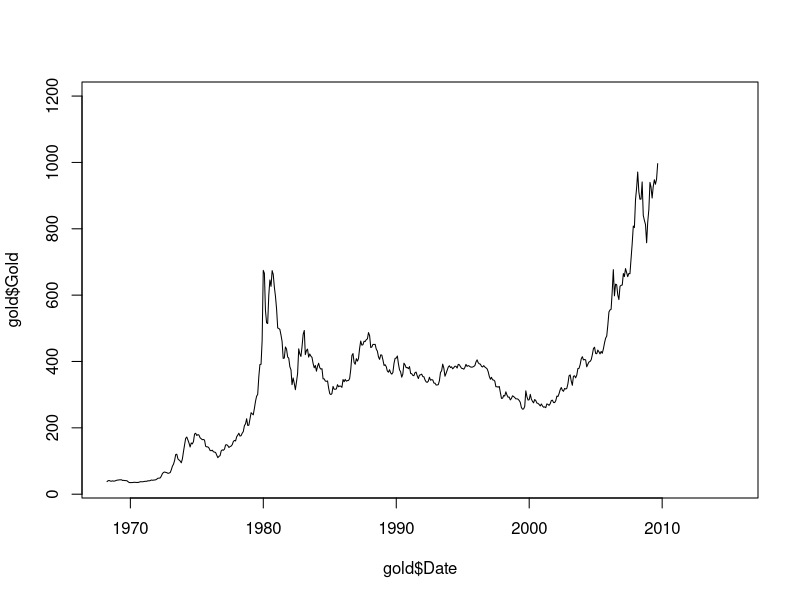

The R script that drew this image: (Note: this script raises an error after producing the figure.)
library("forecast")
library("MASS")
library("ggplot2")

#Set this to the appropriate directory
setwd("~/r/gold-analysis")

gold <- read.csv("data/doug_gold3.csv")
summary(gold)

#####CLEAN THE DATA #####

#Convert Excel dates to R dates
gold$Date <- as.Date(gold$Date,format="%m/%d/%Y")
summary(gold$Date)

#Convert columns into numeric values
indx <- sapply(gold, is.factor)
gold[indx] <- lapply(gold[indx], function(x) as.numeric(gsub(",", "", as.character(x))))
summary(gold)

#plot gold price over time
plot(gold$Date, gold$Gold, type="l")

?#create a time series
ts.gold <- ts(gold[2:2])
summary(ts.gold)
plot(ts.gold)


#Create a variable for gold next month and gold in 6 months
#These will be used as dependant variables

#Create a vector of values shifting gold forward one month
GoldNextMonth <- gold$Gold[2:nrow(gold)]

#Add a value for the last month, default to NA
GoldNextMonth[nrow(gold)] <- NA

#Now put new values into data frame
gold$GoldNextMonth <- GoldNextMonth

#Repeat for 6 months
GoldSixMonth <- gold$Gold[7:nrow(gold)]
GoldSixMonth[(nrow(gold)-6):nrow(gold)] <- NA
gold$GoldSixMonth <- GoldSixMonth

USD.change <- gold$US.Dollar.Index[-1]
USD.change <- log(USD.change/gold$US.Dollar.Index[1:(nrow(gold)-1)])
USD.change[nrow(gold)] <- NA
gold$USD.change <- USD.change

#Look at perecent change month-to-month as a log
log.mom.gold <- log(gold$GoldNextMonth/gold$Gold)


plot(log.mom.gold, type="l")
plot(log.mom.gold, USD.change)

##### DIVIDE DATA INTO TRAINING / TEST ######

#Training set will be all data before 2007 to see if we can predict latest crash
gold.train <- subset(gold, as.Date(Date) <= '2007-01-01')
gold.train <- subset(gold.train, as.Date(Date) > '1972-12-31')

gold.test <- subset(gold, as.Date(Date) > '2007-01-01')


##### BUILD LINEAR MODEL #####
lm.gold <- lm(GoldNextMonth ~ Gold + S.P + US.Dollar.Index + CPI, data=gold.train)
summary(lm.gold)
plot(lm.gold)

#Test polynomial terms
lm.poly <- lm(GoldNextMonth ~ Gold*S.P*US.Dollar.Index*CPI, data=gold.train)
summary(lm.poly)

#Try backwards stepwise regression
lm.reduce.backwards <- step(lm.poly, direction="both")


#This is simply to delete the last row which doesn't have "next month's" data
gold.test <- gold.test[1:(nrow(gold.test)-1),] 

#Predict values based on the model you created
lm.gold.predict <- predict(lm.gold, gold.test) 

#calculate Root Mean Squared Error
test.rmse <- sqrt(mean((lm.gold.predict - gold.test$GoldNextMonth)^2)) 

# the lower this is the better
test.rmse 

plot(lm.gold.predict, gold.test$GoldNextMonth) # this will plot the predicted values vs actual values
#to do:
# 1. create evaluation metrics, like RMSE for predicted value
# 2. see how well this model predicts gold prices on test set


##### BUILD TIME SERIES ANALYSIS ####


##### TRY FRED API #####
#This is not complete

#fred <- fredAPI()
#> fred$key('dd31f41c6573d63ff0ea4c7a2c33a495')
#> xml <- fred$series_observations('GNPCA')

